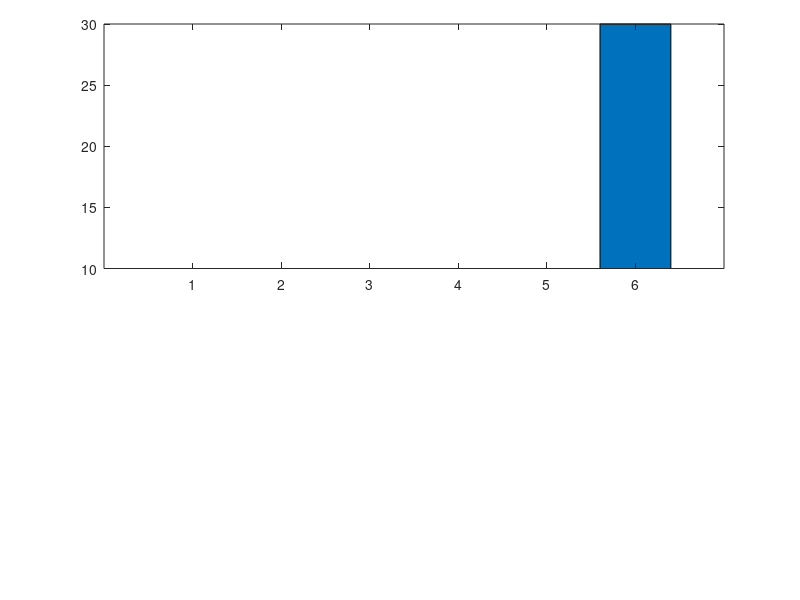

MATLAB code for this plot:
a=[1 3 6 4 5 300];
a=[1 3 6 4 5 30];

ylim1=[0 20];
ylim2=[100 300];
ylim2=[1 300];
ylim2=[10 30];
xlim=[0 length(a)+1];

figure;

% retrieve your default axis pos
clf;
p0=get(gca,'position')
delete(gcf);

% create axis1
%a1=axes('position',[p0(1) p0(2) p0(3)/2-.025 p0(4)]);
%a1=axes('position',[p0(1) p0(2) p0(3) p0(4)/2]);
%a2=axes('position',[p0(1) p0(4)/2+.145 p0(3) p0(4)/2])
%barh(a);
%bar(a);
%set(a1,'ylim',ylim1);
%set(a2,'xlim',xlim,'ylim',ylim2);
%set(a2,'xtick',[]);
%box off;

% create axis2
%a2=axes('position',[p0(1)+p0(3)/2+.025 p0(2) p0(3)/2-.025 p0(4)]);
a2=axes('position',[p0(1) p0(4)/2+.145 p0(3) p0(4)/2])
%a2=axes('position',[p0(1) p0(2) p0(3) p0(4)/2]);
%barh(a);
bar(a);

%set(a2,'ylim',ylim1);
%set(a2,'ylim',ylim2);
ylim(ylim2);
%set(a2,'xlim',xlim,'ylim',ylim2);
%set(a2,'xtick',[]);
%set(a2,'xcolor',get(a2,'color'));
%box off

%%%%%%%%%%%%%%%% plotting %%%%%%%%%%%%%%%%%%%%%
output = "break_axis";

%figure;
saveas(1, strcat(output, ".png"));

%box off
